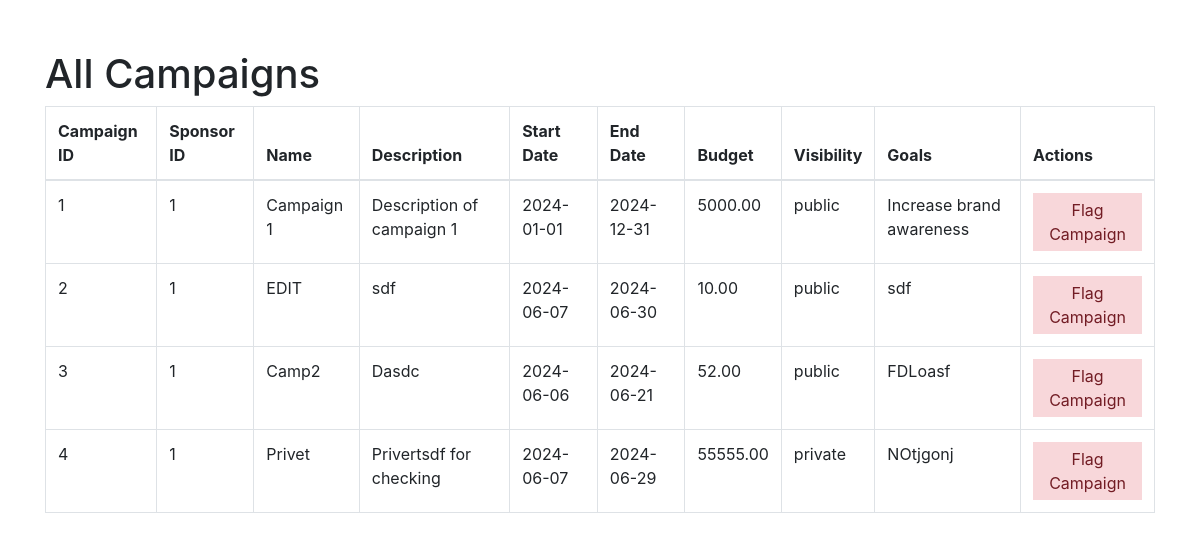
The app's page /admin/allcampaigns (signed in), older data.
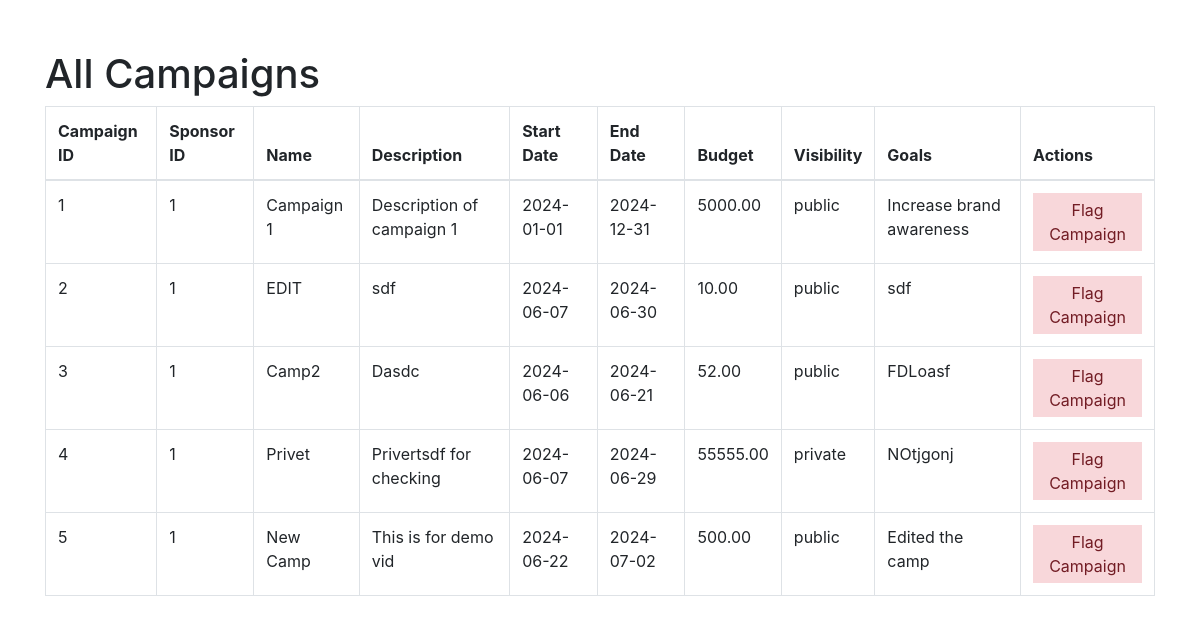
The same page, newer data.
### models.py (models this page shows, shortened)
class Campaign(db.Model):
    __tablename__ = "campaigns"
    campaign_id = db.Column(db.Integer, primary_key=True, autoincrement=True)
    sponsor_id = db.Column(
        db.Integer, db.ForeignKey("sponsors.sponsor_id"), nullable=False
    )
    name = db.Column(db.String(255), nullable=False)
    description = db.Column(db.Text, nullable=False)
    start_date = db.Column(db.Date)
    end_date = db.Column(db.Date)
    budget = db.Column(db.Numeric(10, 2), nullable=False)
    visibility = db.Column(db.Enum("public", "private"), default="public")
    goals = db.Column(db.Text, nullable=False)
    niche = db.Column(db.String(255), nullable=False)
    ad_requests = db.relationship("AdRequest", backref="campaign", lazy=True)
    campaign_flags = db.relationship("CampaignFlag", backref="campaign", lazy=True)

### admin.py (the view)
@admin.route("/allcampaigns")
def all_campaigns():
    if "user_name" in session and "role" in session:
        if session["role"] == "admin":
            campaigns = Campaign.query.all()
            return render_template("admin_allcampaigns.html", campaigns=campaigns)
    flash("Please Login !", "faliled")
    return redirect(url_for("home"))

### app.py (called while the page is built)
@app.before_request
def create_tables():
    init_db(app)

### models.py (called while the page is built, shortened)
def init_db(app):
    with app.app_context():
        db.create_all()

### templates/admin_allcampaigns.html (shortened to what this page needs)
<!DOCTYPE html>
<html lang="en">
<head>
    <link rel="stylesheet" href="https://stackpath.bootstrapcdn.com/bootstrap/4.3.1/css/bootstrap.min.css">
</head>
<body>
    <div class="container">
        <h1>All Campaigns</h1>
        <table class="table table-bordered">
            <thead>
                <tr>
                    <th>Campaign ID</th>
                    <th>Sponsor ID</th>
                    <th>Name</th>
                    <th>Description</th>
                    <th>Start Date</th>
                    <th>End Date</th>
                    <th>Budget</th>
                    <th>Visibility</th>
                    <th>Goals</th>
                    <th>Actions</th>
                </tr>
            </thead>
            <tbody>
                {% for campaign in campaigns %}
                <tr>
                    <td>{{ campaign.campaign_id }}</td>
                    <td>{{ campaign.sponsor_id }}</td>
                    <td>{{ campaign.name }}</td>
                    <td>{{ campaign.description }}</td>
                    <td>{{ campaign.start_date }}</td>
                    <td>{{ campaign.end_date }}</td>
                    <td>{{ campaign.budget }}</td>
                    <td>{{ campaign.visibility }}</td>
                    <td>{{ campaign.goals }}</td>
                    <td><button class="flag-button" onclick="flagCampaign('{{ campaign.campaign_id }}')">Flag Campaign</button></td>
                </tr>
                {% endfor %}
            </tbody>
        </table>
    </div>
</body>
</html>

Row changes from the older to the newer data that the page shows:
added Campaign: campaign_id "5", sponsor_id "1", name "New Camp", description "This is for demo vid", start_date "2024-06-22", end_date "2024-07-02", budget "500.00", visibility "public", goals "Edited the camp"
